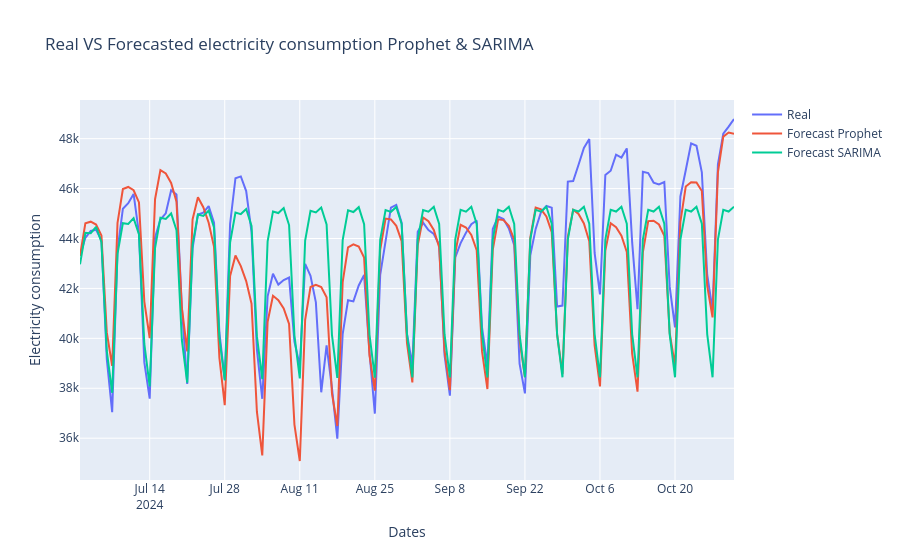

Write notebook code for a chart like this one.
### Markdown cell above
Best SARIMA model VS Prophet

### Code cell
plot_forecast(test_data['ds'], test_data['y'], forecast_y_best, mae_sarima_best, None, None, forecast_prophet['yhat'])
